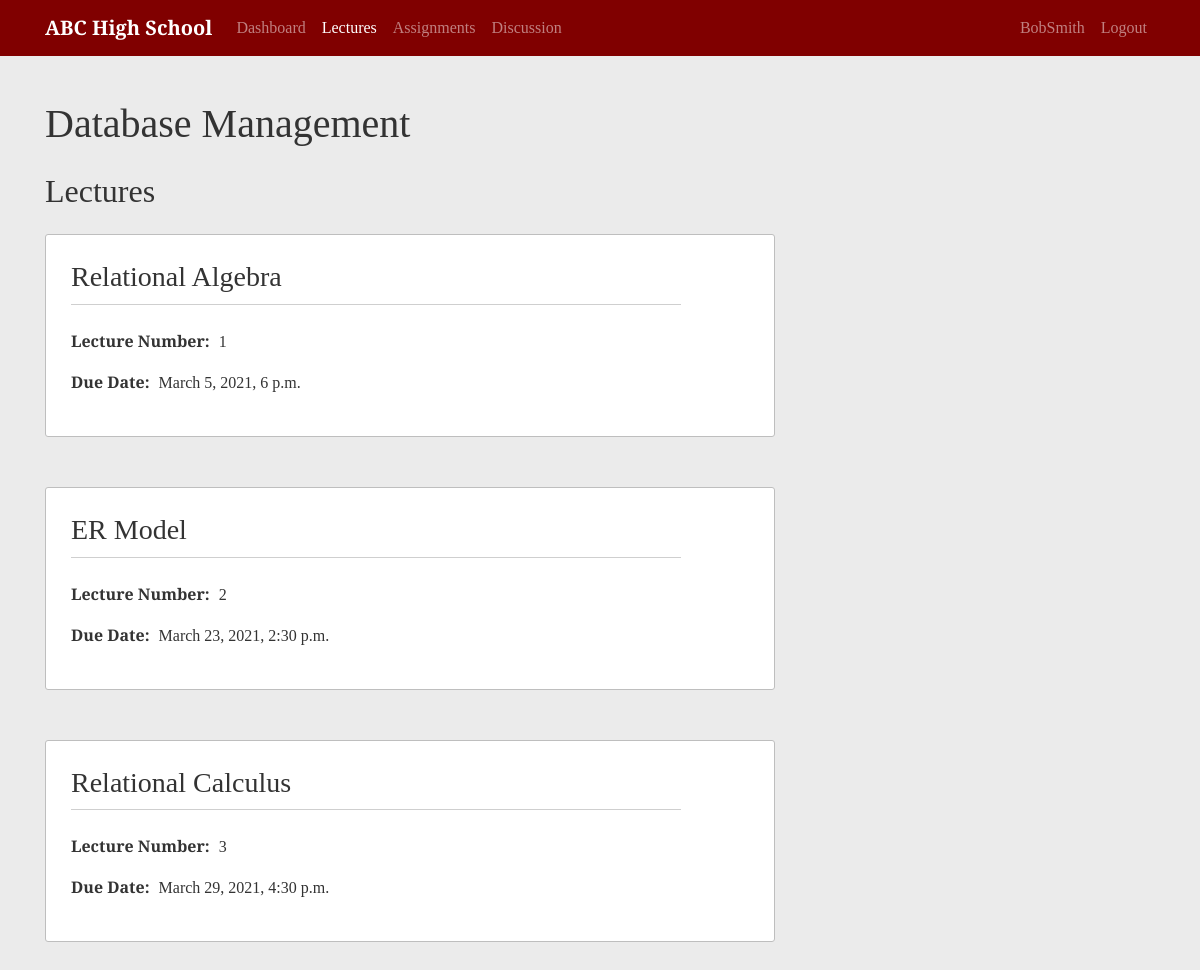
The app's page /course/1/lectures/ (signed in), older data.
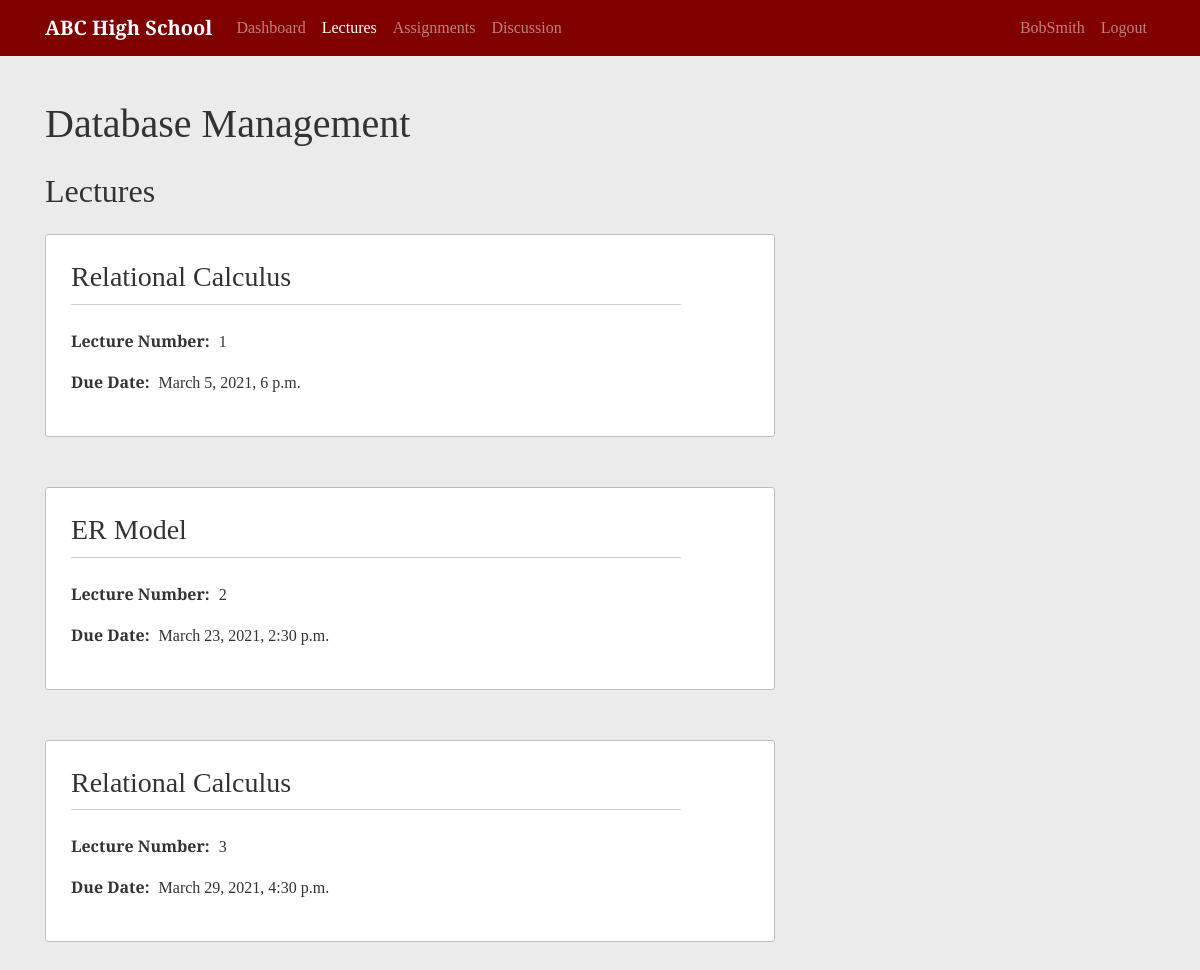
The same page, newer data.
### school/models.py (models this page shows, shortened)
class Lecture(models.Model):
    lecture_title = models.CharField(max_length=255, blank=True)
    course = models.ForeignKey(Course, on_delete=models.CASCADE)
    due_date = models.DateTimeField()
    lecture_number = models.PositiveIntegerField()
    content = models.FileField(upload_to='file_uploads', null=True)
    class Meta:
        unique_together = ['course', 'lecture_number']

### school/views.py (the view, shortened to what this page needs)
# urls.py: path('course/<int:course_id>/lectures/', LectureListView.as_view(), name='lecture-list'),
class LectureListView(LoginRequiredMixin, UserPassesTestMixin, ListView):
    model = Lecture
    template_name = 'school/lecture.html'
    context_object_name = 'lectures'
    def get_queryset(self):
        user = self.request.user
        queryset = {}
        course = get_object_or_404(Course, id=self.kwargs.get('course_id'))
        instructor = Instructor.objects.filter(user=user).first()
        queryset['lecture_list']= Lecture.objects.filter(course=course)
        queryset['course'] = course
        queryset['instructor'] = instructor
        return queryset
    def test_func(self):
        user = self.request.user
        student = Student.objects.filter(user=user).first()
        course_id = self.kwargs.get('course_id')
        course = get_object_or_404(Course, id=self.kwargs.get('course_id'))
        if student:
            if EnrolledIn.objects.filter(student=student, course=course_id).exists():
                return True
            if AssistsIn.objects.filter(student=student, course=course_id).exists():
                return True

### school/templates/school/lecture.html (shortened to what this page needs)
{% extends "school/course.html" %}
{% block content %}
<h1 class="mb-4">{{lectures.course.course_name}}</h1>
  {% if not lectures.lecture_list %}
    <p class="lead">Lectures have not been posted</p>
  {% else %}
    <h2 class="mb-4">Lectures</h2>
    {% for lecture in lectures.lecture_list %}
      <article class="content-section">
        <h3 class="content-title"><a class="title-link" href="{% url 'lecture-detail' view.kwargs.course_id lecture.id %}">{{ lecture.lecture_title }}</a></h3>
        <p>
          <span class="data-title">Lecture Number:</span>
          <span class="data-content">{{ lecture.lecture_number }}</span>
        </p>
        <p>
          <span class="data-title">Due Date:</span>
          <span class="data-content">{{ lecture.due_date }}</span>
        </p>
      </article>
    {% endfor %}
  {% endif %}
  {% endblock content %}

Row changes from the older to the newer data that the page shows:
changed Lecture "March 5, 2021, 6 p.m.": lecture_title "Relational Algebra" → "Relational Calculus"
